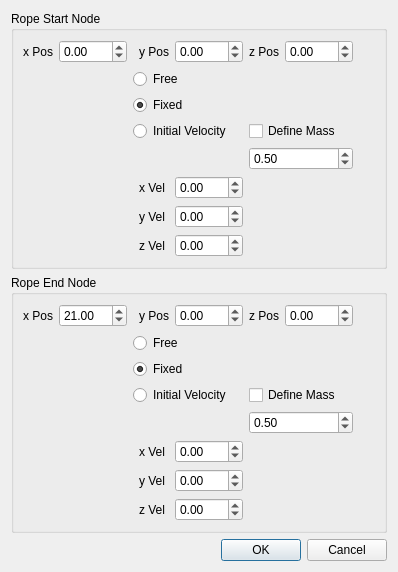
<?xml version="1.0" encoding="UTF-8"?>
<ui version="4.0">
 <class>RopeCreate</class>
 <widget class="QDialog" name="RopeCreate">
  <property name="geometry">
   <rect>
    <x>0</x>
    <y>0</y>
    <width>398</width>
    <height>531</height>
   </rect>
  </property>
  <property name="sizePolicy">
   <sizepolicy hsizetype="Fixed" vsizetype="Fixed">
    <horstretch>0</horstretch>
    <verstretch>0</verstretch>
   </sizepolicy>
  </property>
  <property name="windowTitle">
   <string>Dialog</string>
  </property>
  <layout class="QGridLayout" name="gridLayout_4">
   <item row="0" column="0">
    <widget class="QGroupBox" name="StartNodeInfo">
     <property name="title">
      <string>Rope Start Node</string>
     </property>
     <layout class="QGridLayout" name="gridLayout_3">
      <item row="1" column="1" colspan="2">
       <widget class="QRadioButton" name="mStartFree">
        <property name="text">
         <string>Free</string>
        </property>
        <property name="checked">
         <bool>false</bool>
        </property>
        <property name="autoExclusive">
         <bool>true</bool>
        </property>
       </widget>
      </item>
      <item row="2" column="1" colspan="2">
       <widget class="QRadioButton" name="mStartFixed">
        <property name="text">
         <string>Fixed</string>
        </property>
        <property name="checked">
         <bool>true</bool>
        </property>
        <property name="autoExclusive">
         <bool>true</bool>
        </property>
       </widget>
      </item>
      <item row="3" column="1" colspan="2">
       <widget class="QRadioButton" name="mStartInitVel">
        <property name="text">
         <string>Initial Velocity</string>
        </property>
        <property name="autoExclusive">
         <bool>true</bool>
        </property>
       </widget>
      </item>
      <item row="5" column="3">
       <spacer name="horizontalSpacer_10">
        <property name="orientation">
         <enum>Qt::Horizontal</enum>
        </property>
        <property name="sizeHint" stdset="0">
         <size>
          <width>80</width>
          <height>20</height>
         </size>
        </property>
       </spacer>
      </item>
      <item row="5" column="2">
       <layout class="QVBoxLayout" name="verticalLayout_13">
        <item>
         <layout class="QHBoxLayout" name="horizontalLayout_45">
          <item>
           <widget class="QLabel" name="label_41">
            <property name="text">
             <string>x Vel</string>
            </property>
           </widget>
          </item>
          <item>
           <widget class="QDoubleSpinBox" name="mXVelStart">
            <property name="minimum">
             <double>-999.990000000000009</double>
            </property>
            <property name="maximum">
             <double>999.990000000000009</double>
            </property>
           </widget>
          </item>
         </layout>
        </item>
        <item>
         <layout class="QHBoxLayout" name="horizontalLayout_46">
          <item>
           <widget class="QLabel" name="label_42">
            <property name="text">
             <string>y Vel</string>
            </property>
           </widget>
          </item>
          <item>
           <widget class="QDoubleSpinBox" name="mYVelStart">
            <property name="minimum">
             <double>-999.990000000000009</double>
            </property>
            <property name="maximum">
             <double>999.990000000000009</double>
            </property>
            <property name="value">
             <double>0.000000000000000</double>
            </property>
           </widget>
          </item>
         </layout>
        </item>
        <item>
         <layout class="QHBoxLayout" name="horizontalLayout_47">
          <item>
           <widget class="QLabel" name="label_43">
            <property name="text">
             <string>z Vel</string>
            </property>
           </widget>
          </item>
          <item>
           <widget class="QDoubleSpinBox" name="mZVelStart">
            <property name="minimum">
             <double>-999.990000000000009</double>
            </property>
            <property name="maximum">
             <double>999.990000000000009</double>
            </property>
           </widget>
          </item>
         </layout>
        </item>
       </layout>
      </item>
      <item row="0" column="0">
       <layout class="QHBoxLayout" name="horizontalLayout_35">
        <item>
         <widget class="QLabel" name="label_44">
          <property name="text">
           <string>x Pos</string>
          </property>
         </widget>
        </item>
        <item>
         <widget class="QDoubleSpinBox" name="mXStart">
          <property name="minimum">
           <double>-999.990000000000009</double>
          </property>
          <property name="maximum">
           <double>999.990000000000009</double>
          </property>
         </widget>
        </item>
       </layout>
      </item>
      <item row="0" column="2">
       <layout class="QHBoxLayout" name="horizontalLayout_48">
        <item>
         <widget class="QLabel" name="label_45">
          <property name="text">
           <string>y Pos</string>
          </property>
         </widget>
        </item>
        <item>
         <widget class="QDoubleSpinBox" name="mYStart">
          <property name="minimum">
           <double>-999.990000000000009</double>
          </property>
          <property name="maximum">
           <double>999.990000000000009</double>
          </property>
         </widget>
        </item>
       </layout>
      </item>
      <item row="3" column="0">
       <spacer name="horizontalSpacer_14">
        <property name="orientation">
         <enum>Qt::Horizontal</enum>
        </property>
        <property name="sizeType">
         <enum>QSizePolicy::Fixed</enum>
        </property>
        <property name="sizeHint" stdset="0">
         <size>
          <width>50</width>
          <height>20</height>
         </size>
        </property>
       </spacer>
      </item>
      <item row="0" column="3">
       <layout class="QHBoxLayout" name="horizontalLayout_49">
        <item>
         <widget class="QLabel" name="label_46">
          <property name="text">
           <string>z Pos</string>
          </property>
         </widget>
        </item>
        <item>
         <widget class="QDoubleSpinBox" name="mZStart">
          <property name="minimum">
           <double>-999.990000000000009</double>
          </property>
          <property name="maximum">
           <double>999.990000000000009</double>
          </property>
         </widget>
        </item>
       </layout>
      </item>
      <item row="0" column="4">
       <spacer name="horizontalSpacer_2">
        <property name="orientation">
         <enum>Qt::Horizontal</enum>
        </property>
        <property name="sizeHint" stdset="0">
         <size>
          <width>40</width>
          <height>20</height>
         </size>
        </property>
       </spacer>
      </item>
      <item row="3" column="3">
       <widget class="QCheckBox" name="mDefineStartMass">
        <property name="text">
         <string>Define Mass</string>
        </property>
       </widget>
      </item>
      <item row="4" column="3">
       <widget class="QDoubleSpinBox" name="mStartMass">
        <property name="value">
         <double>0.500000000000000</double>
        </property>
       </widget>
      </item>
     </layout>
    </widget>
   </item>
   <item row="1" column="0">
    <widget class="QGroupBox" name="EndNodeInfo">
     <property name="title">
      <string>Rope End Node</string>
     </property>
     <layout class="QGridLayout" name="gridLayout">
      <item row="0" column="0">
       <layout class="QHBoxLayout" name="horizontalLayout_32">
        <item>
         <widget class="QLabel" name="label_29">
          <property name="text">
           <string>x Pos</string>
          </property>
         </widget>
        </item>
        <item>
         <widget class="QDoubleSpinBox" name="mXEnd">
          <property name="minimum">
           <double>-999.990000000000009</double>
          </property>
          <property name="maximum">
           <double>999.990000000000009</double>
          </property>
          <property name="value">
           <double>21.000000000000000</double>
          </property>
         </widget>
        </item>
       </layout>
      </item>
      <item row="0" column="2">
       <layout class="QHBoxLayout" name="horizontalLayout_33">
        <item>
         <widget class="QLabel" name="label_30">
          <property name="text">
           <string>y Pos</string>
          </property>
         </widget>
        </item>
        <item>
         <widget class="QDoubleSpinBox" name="mYEnd">
          <property name="minimum">
           <double>-999.990000000000009</double>
          </property>
          <property name="maximum">
           <double>999.990000000000009</double>
          </property>
          <property name="value">
           <double>0.000000000000000</double>
          </property>
         </widget>
        </item>
       </layout>
      </item>
      <item row="0" column="3">
       <layout class="QHBoxLayout" name="horizontalLayout_34">
        <item>
         <widget class="QLabel" name="label_31">
          <property name="text">
           <string>z Pos</string>
          </property>
         </widget>
        </item>
        <item>
         <widget class="QDoubleSpinBox" name="mZEnd">
          <property name="minimum">
           <double>-999.990000000000009</double>
          </property>
          <property name="maximum">
           <double>999.990000000000009</double>
          </property>
         </widget>
        </item>
       </layout>
      </item>
      <item row="3" column="0">
       <spacer name="horizontalSpacer_13">
        <property name="orientation">
         <enum>Qt::Horizontal</enum>
        </property>
        <property name="sizeType">
         <enum>QSizePolicy::Fixed</enum>
        </property>
        <property name="sizeHint" stdset="0">
         <size>
          <width>50</width>
          <height>20</height>
         </size>
        </property>
       </spacer>
      </item>
      <item row="0" column="4">
       <spacer name="horizontalSpacer">
        <property name="orientation">
         <enum>Qt::Horizontal</enum>
        </property>
        <property name="sizeHint" stdset="0">
         <size>
          <width>40</width>
          <height>20</height>
         </size>
        </property>
       </spacer>
      </item>
      <item row="3" column="1" colspan="2">
       <widget class="QRadioButton" name="mEndInitVel">
        <property name="text">
         <string>Initial Velocity</string>
        </property>
        <property name="autoExclusive">
         <bool>true</bool>
        </property>
       </widget>
      </item>
      <item row="1" column="1" colspan="2">
       <widget class="QRadioButton" name="mEndFree">
        <property name="text">
         <string>Free</string>
        </property>
        <property name="checked">
         <bool>false</bool>
        </property>
        <property name="autoExclusive">
         <bool>true</bool>
        </property>
       </widget>
      </item>
      <item row="2" column="1" colspan="2">
       <widget class="QRadioButton" name="mEndFixed">
        <property name="text">
         <string>Fixed</string>
        </property>
        <property name="checked">
         <bool>true</bool>
        </property>
        <property name="autoExclusive">
         <bool>true</bool>
        </property>
       </widget>
      </item>
      <item row="5" column="3">
       <spacer name="horizontalSpacer_9">
        <property name="orientation">
         <enum>Qt::Horizontal</enum>
        </property>
        <property name="sizeHint" stdset="0">
         <size>
          <width>93</width>
          <height>20</height>
         </size>
        </property>
       </spacer>
      </item>
      <item row="5" column="2">
       <layout class="QVBoxLayout" name="verticalLayout_10">
        <item>
         <layout class="QHBoxLayout" name="horizontalLayout_36">
          <item>
           <widget class="QLabel" name="label_32">
            <property name="text">
             <string>x Vel</string>
            </property>
           </widget>
          </item>
          <item>
           <widget class="QDoubleSpinBox" name="mXVelEnd">
            <property name="minimum">
             <double>-999.990000000000009</double>
            </property>
            <property name="maximum">
             <double>999.990000000000009</double>
            </property>
           </widget>
          </item>
         </layout>
        </item>
        <item>
         <layout class="QHBoxLayout" name="horizontalLayout_37">
          <item>
           <widget class="QLabel" name="label_33">
            <property name="text">
             <string>y Vel</string>
            </property>
           </widget>
          </item>
          <item>
           <widget class="QDoubleSpinBox" name="mYVelEnd">
            <property name="minimum">
             <double>-999.990000000000009</double>
            </property>
            <property name="maximum">
             <double>999.990000000000009</double>
            </property>
            <property name="value">
             <double>0.000000000000000</double>
            </property>
           </widget>
          </item>
         </layout>
        </item>
        <item>
         <layout class="QHBoxLayout" name="horizontalLayout_38">
          <item>
           <widget class="QLabel" name="label_34">
            <property name="text">
             <string>z Vel</string>
            </property>
           </widget>
          </item>
          <item>
           <widget class="QDoubleSpinBox" name="mZVelEnd">
            <property name="minimum">
             <double>-999.990000000000009</double>
            </property>
            <property name="maximum">
             <double>999.990000000000009</double>
            </property>
           </widget>
          </item>
         </layout>
        </item>
       </layout>
      </item>
      <item row="3" column="3">
       <widget class="QCheckBox" name="mDefineEndMass">
        <property name="text">
         <string>Define Mass</string>
        </property>
       </widget>
      </item>
      <item row="4" column="3">
       <widget class="QDoubleSpinBox" name="mEndMass">
        <property name="value">
         <double>0.500000000000000</double>
        </property>
       </widget>
      </item>
     </layout>
    </widget>
   </item>
   <item row="2" column="0">
    <widget class="QDialogButtonBox" name="buttonBox">
     <property name="orientation">
      <enum>Qt::Horizontal</enum>
     </property>
     <property name="standardButtons">
      <set>QDialogButtonBox::Cancel|QDialogButtonBox::Ok</set>
     </property>
    </widget>
   </item>
  </layout>
 </widget>
 <resources/>
 <connections>
  <connection>
   <sender>buttonBox</sender>
   <signal>accepted()</signal>
   <receiver>RopeCreate</receiver>
   <slot>accept()</slot>
   <hints>
    <hint type="sourcelabel">
     <x>248</x>
     <y>254</y>
    </hint>
    <hint type="destinationlabel">
     <x>157</x>
     <y>274</y>
    </hint>
   </hints>
  </connection>
  <connection>
   <sender>buttonBox</sender>
   <signal>rejected()</signal>
   <receiver>RopeCreate</receiver>
   <slot>reject()</slot>
   <hints>
    <hint type="sourcelabel">
     <x>316</x>
     <y>260</y>
    </hint>
    <hint type="destinationlabel">
     <x>286</x>
     <y>274</y>
    </hint>
   </hints>
  </connection>
 </connections>
</ui>
